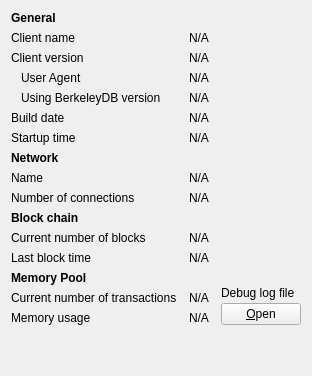
     <widget class="QWidget" name="tab_info">
      <attribute name="title">
       <string>&amp;Information</string>
      </attribute>
      <layout class="QGridLayout" name="gridLayout" columnstretch="0,1,0">
       <property name="horizontalSpacing">
        <number>12</number>
       </property>
       <item row="0" column="0">
        <widget class="QLabel" name="label_9">
         <property name="font">
          <font>
           <weight>75</weight>
           <bold>true</bold>
          </font>
         </property>
         <property name="text">
          <string>General</string>
         </property>
        </widget>
       </item>
       <item row="1" column="0">
        <widget class="QLabel" name="label_5">
         <property name="text">
          <string>Client name</string>
         </property>
        </widget>
       </item>
       <item row="1" column="1" colspan="2">
        <widget class="QLabel" name="clientName">
         <property name="cursor">
          <cursorShape>IBeamCursor</cursorShape>
         </property>
         <property name="text">
          <string>N/A</string>
         </property>
         <property name="textFormat">
          <enum>Qt::PlainText</enum>
         </property>
         <property name="textInteractionFlags">
          <set>Qt::LinksAccessibleByMouse|Qt::TextSelectableByKeyboard|Qt::TextSelectableByMouse</set>
         </property>
        </widget>
       </item>
       <item row="2" column="0">
        <widget class="QLabel" name="label_6">
         <property name="text">
          <string>Client version</string>
         </property>
        </widget>
       </item>
       <item row="2" column="1" colspan="2">
        <widget class="QLabel" name="clientVersion">
         <property name="cursor">
          <cursorShape>IBeamCursor</cursorShape>
         </property>
         <property name="text">
          <string>N/A</string>
         </property>
         <property name="textFormat">
          <enum>Qt::PlainText</enum>
         </property>
         <property name="textInteractionFlags">
          <set>Qt::LinksAccessibleByMouse|Qt::TextSelectableByKeyboard|Qt::TextSelectableByMouse</set>
         </property>
        </widget>
       </item>
       <item row="3" column="0">
        <widget class="QLabel" name="labelClientUserAgent">
         <property name="text">
          <string>User Agent</string>
         </property>
         <property name="indent">
          <number>10</number>
         </property>
        </widget>
       </item>
       <item row="3" column="1" colspan="2">
        <widget class="QLabel" name="clientUserAgent">
         <property name="cursor">
          <cursorShape>IBeamCursor</cursorShape>
         </property>
         <property name="text">
          <string>N/A</string>
         </property>
         <property name="textFormat">
          <enum>Qt::PlainText</enum>
         </property>
         <property name="textInteractionFlags">
          <set>Qt::LinksAccessibleByMouse|Qt::TextSelectableByKeyboard|Qt::TextSelectableByMouse</set>
         </property>
        </widget>
       </item>
       <item row="4" column="0">
        <widget class="QLabel" name="label_berkeleyDBVersion">
         <property name="text">
          <string>Using BerkeleyDB version</string>
         </property>
         <property name="indent">
          <number>10</number>
         </property>
        </widget>
       </item>
       <item row="4" column="1" colspan="2">
        <widget class="QLabel" name="berkeleyDBVersion">
         <property name="cursor">
          <cursorShape>IBeamCursor</cursorShape>
         </property>
         <property name="text">
          <string>N/A</string>
         </property>
         <property name="textFormat">
          <enum>Qt::PlainText</enum>
         </property>
         <property name="textInteractionFlags">
          <set>Qt::LinksAccessibleByMouse|Qt::TextSelectableByKeyboard|Qt::TextSelectableByMouse</set>
         </property>
        </widget>
       </item>
       <item row="5" column="0">
        <widget class="QLabel" name="label_12">
         <property name="text">
          <string>Build date</string>
         </property>
        </widget>
       </item>
       <item row="5" column="1" colspan="2">
        <widget class="QLabel" name="buildDate">
         <property name="cursor">
          <cursorShape>IBeamCursor</cursorShape>
         </property>
         <property name="text">
          <string>N/A</string>
         </property>
         <property name="textFormat">
          <enum>Qt::PlainText</enum>
         </property>
         <property name="textInteractionFlags">
          <set>Qt::LinksAccessibleByMouse|Qt::TextSelectableByKeyboard|Qt::TextSelectableByMouse</set>
         </property>
        </widget>
       </item>
       <item row="6" column="0">
        <widget class="QLabel" name="label_13">
         <property name="text">
          <string>Startup time</string>
         </property>
        </widget>
       </item>
       <item row="6" column="1" colspan="2">
        <widget class="QLabel" name="startupTime">
         <property name="cursor">
          <cursorShape>IBeamCursor</cursorShape>
         </property>
         <property name="text">
          <string>N/A</string>
         </property>
         <property name="textFormat">
          <enum>Qt::PlainText</enum>
         </property>
         <property name="textInteractionFlags">
          <set>Qt::LinksAccessibleByMouse|Qt::TextSelectableByKeyboard|Qt::TextSelectableByMouse</set>
         </property>
        </widget>
       </item>
       <item row="7" column="0">
           <widget class="QLabel" name="labelNetwork">
               <property name="font">
                   <font>
                       <weight>75</weight>
                       <bold>true</bold>
                   </font>
               </property>
               <property name="text">
                   <string>Network</string>
               </property>
           </widget>
       </item>
       <item row="8" column="0">
        <widget class="QLabel" name="label_8">
         <property name="text">
          <string>Name</string>
         </property>
        </widget>
       </item>
       <item row="8" column="1" colspan="2">
        <widget class="QLabel" name="networkName">
         <property name="cursor">
          <cursorShape>IBeamCursor</cursorShape>
         </property>
         <property name="text">
          <string>N/A</string>
         </property>
         <property name="textFormat">
          <enum>Qt::PlainText</enum>
         </property>
         <property name="textInteractionFlags">
          <set>Qt::LinksAccessibleByMouse|Qt::TextSelectableByKeyboard|Qt::TextSelectableByMouse</set>
         </property>
        </widget>
       </item>
       <item row="9" column="0">
        <widget class="QLabel" name="label_7">
         <property name="text">
          <string>Number of connections</string>
         </property>
        </widget>
       </item>
       <item row="9" column="1" colspan="2">
        <widget class="QLabel" name="numberOfConnections">
         <property name="cursor">
          <cursorShape>IBeamCursor</cursorShape>
         </property>
         <property name="text">
          <string>N/A</string>
         </property>
         <property name="textFormat">
          <enum>Qt::PlainText</enum>
         </property>
         <property name="textInteractionFlags">
          <set>Qt::LinksAccessibleByMouse|Qt::TextSelectableByKeyboard|Qt::TextSelectableByMouse</set>
         </property>
        </widget>
       </item>
       <item row="10" column="0">
        <widget class="QLabel" name="label_10">
         <property name="font">
          <font>
           <weight>75</weight>
           <bold>true</bold>
          </font>
         </property>
         <property name="text">
          <string>Block chain</string>
         </property>
        </widget>
       </item>
       <item row="11" column="0">
        <widget class="QLabel" name="label_3">
         <property name="text">
          <string>Current number of blocks</string>
         </property>
        </widget>
       </item>
       <item row="11" column="1" colspan="2">
        <widget class="QLabel" name="numberOfBlocks">
         <property name="cursor">
          <cursorShape>IBeamCursor</cursorShape>
         </property>
         <property name="text">
          <string>N/A</string>
         </property>
         <property name="textFormat">
          <enum>Qt::PlainText</enum>
         </property>
         <property name="textInteractionFlags">
          <set>Qt::LinksAccessibleByMouse|Qt::TextSelectableByKeyboard|Qt::TextSelectableByMouse</set>
         </property>
        </widget>
       </item>
       <item row="12" column="0">
        <widget class="QLabel" name="labelLastBlockTime">
         <property name="text">
          <string>Last block time</string>
         </property>
        </widget>
       </item>
       <item row="12" column="1" colspan="2">
        <widget class="QLabel" name="lastBlockTime">
         <property name="cursor">
          <cursorShape>IBeamCursor</cursorShape>
         </property>
         <property name="text">
          <string>N/A</string>
         </property>
         <property name="textFormat">
          <enum>Qt::PlainText</enum>
         </property>
         <property name="textInteractionFlags">
          <set>Qt::LinksAccessibleByMouse|Qt::TextSelectableByKeyboard|Qt::TextSelectableByMouse</set>
         </property>
        </widget>
       </item>
       <item row="13" column="0">
        <widget class="QLabel" name="labelMempoolTitle">
         <property name="font">
          <font>
           <weight>75</weight>
           <bold>true</bold>
          </font>
         </property>
         <property name="text">
          <string>Memory Pool</string>
         </property>
        </widget>
       </item>
       <item row="14" column="0">
        <widget class="QLabel" name="labelNumberOfTransactions">
         <property name="text">
          <string>Current number of transactions</string>
         </property>
        </widget>
       </item>
       <item row="14" column="1">
        <widget class="QLabel" name="mempoolNumberTxs">
         <property name="cursor">
          <cursorShape>IBeamCursor</cursorShape>
         </property>
         <property name="text">
          <string>N/A</string>
         </property>
         <property name="textFormat">
          <enum>Qt::PlainText</enum>
         </property>
         <property name="textInteractionFlags">
          <set>Qt::LinksAccessibleByMouse|Qt::TextSelectableByKeyboard|Qt::TextSelectableByMouse</set>
         </property>
        </widget>
       </item>
       <item row="15" column="0">
        <widget class="QLabel" name="labelMemoryUsage">
         <property name="text">
          <string>Memory usage</string>
         </property>
        </widget>
       </item>
       <item row="15" column="1">
        <widget class="QLabel" name="mempoolSize">
         <property name="cursor">
          <cursorShape>IBeamCursor</cursorShape>
         </property>
         <property name="text">
          <string>N/A</string>
         </property>
         <property name="textFormat">
          <enum>Qt::PlainText</enum>
         </property>
         <property name="textInteractionFlags">
          <set>Qt::LinksAccessibleByMouse|Qt::TextSelectableByKeyboard|Qt::TextSelectableByMouse</set>
         </property>
        </widget>
       </item>
       <item row="13" column="2" rowspan="3">
        <layout class="QVBoxLayout" name="verticalLayoutDebugButton">
         <property name="spacing">
          <number>3</number>
         </property>
         <item>
          <spacer name="verticalSpacer_2">
           <property name="orientation">
            <enum>Qt::Vertical</enum>
           </property>
           <property name="sizeHint" stdset="0">
            <size>
             <width>10</width>
             <height>5</height>
            </size>
           </property>
          </spacer>
         </item>
         <item>
          <widget class="QLabel" name="labelDebugLogfile">
           <property name="text">
            <string>Debug log file</string>
           </property>
          </widget>
         </item>
         <item>
          <widget class="QPushButton" name="openDebugLogfileButton">
           <property name="toolTip">
            <string>Open the Goldbit Core debug log file from the current data directory. This can take a few seconds for large log files.</string>
           </property>
           <property name="text">
            <string>&amp;Open</string>
           </property>
           <property name="autoDefault">
            <bool>false</bool>
           </property>
          </widget>
         </item>
        </layout>
       </item>
       <item row="16" column="0">
        <spacer name="verticalSpacer">
         <property name="orientation">
          <enum>Qt::Vertical</enum>
         </property>
         <property name="sizeHint" stdset="0">
          <size>
           <width>20</width>
           <height>40</height>
          </size>
         </property>
        </spacer>
       </item>
      </layout>
     </widget>
